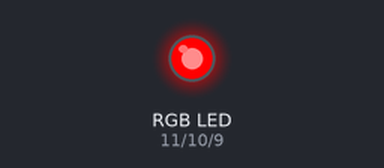
Bench run of a sketch on a simulated Arduino Uno, built with avr-gcc and run on an emulated ATmega328P. On the bench: an RGB LED mixed from three pins (HIGH = lit).

Above: at 0.2 s.
At 1.2 s:
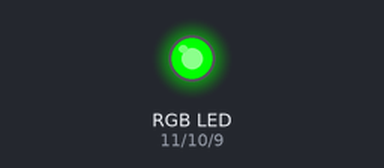
At 2.2 s:
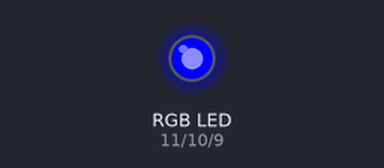
At 4.2 s:
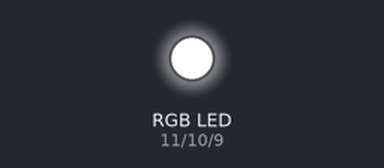
At 6.2 s:
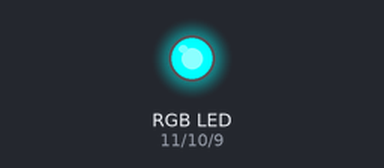
At 8.7 s:
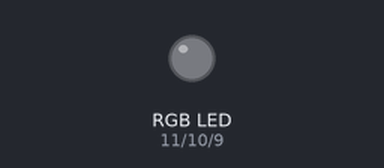
Timing chart, 0 to 9.1 s (numbered marks = the images above):
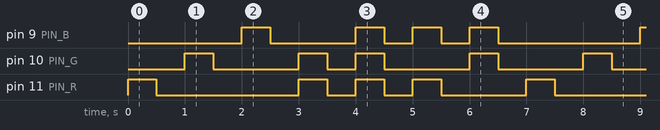

Measured:
- by itself, pin 9 (PIN_B): repeats every 7.0 s: LOW 1.5 s, 2 × (HIGH 0.50 s, LOW 0.50 s), HIGH 0.50 s, LOW 2.5 s, HIGH 0.50 s
- by itself, pin 10 (PIN_G): repeats every 7.0 s: LOW 1.5 s, HIGH 0.50 s, LOW 0.50 s, 2 × (HIGH 0.50 s, LOW 1.5 s), HIGH 0.50 s
- by itself, pin 11 (PIN_R): repeats every 7.0 s: LOW 2.5 s, 2 × (HIGH 0.50 s, LOW 0.50 s), HIGH 0.50 s, LOW 1.5 s, HIGH 0.50 s

The sketch:

e.ino
```cpp
int PIN_R = 11;          // 红色LED引脚
int PIN_G = 10;           // 绿色LED引脚
int PIN_B = 9;          // 蓝色LED引脚
void setup()
{
    pinMode(PIN_R, OUTPUT);
    pinMode(PIN_G, OUTPUT);
    pinMode(PIN_B, OUTPUT);
}
void loop()
{
    color(0, 255, 255);   //红色R
    delay(500);
    color(255, 255, 255); //熄灭
    delay(500);
    color(255,0, 255);     //绿色G
    delay(500);
    color(255, 255, 255);  //熄灭
    delay(500);
    color(255, 255, 0);    //蓝色B
    delay(500);
    color(255, 255, 255);  //熄灭
    delay(500);
    color(0,0,255);        // 黄色 RG
    delay(500);
    color(255, 255, 255);  //熄灭
    delay(500);
    color(0,0,0);     // 白色 RGB
    delay(500);
    color(255, 255, 255);  //熄灭
    delay(500);
    color(0,255,0);       // 紫色 RB
    delay(500);
    color(255, 255, 255); //熄灭
    delay(500);
    color(255,0,0);     // 青色 GB
    delay(500);
    color(255, 255, 255);   //熄灭
    delay(500);
}
void color (unsigned char red, unsigned char green, unsigned char blue){     //颜色控制函数
  analogWrite(PIN_R, 255-red);
  analogWrite(PIN_G, 255-green);
  analogWrite(PIN_B, 255-blue);
}
```
